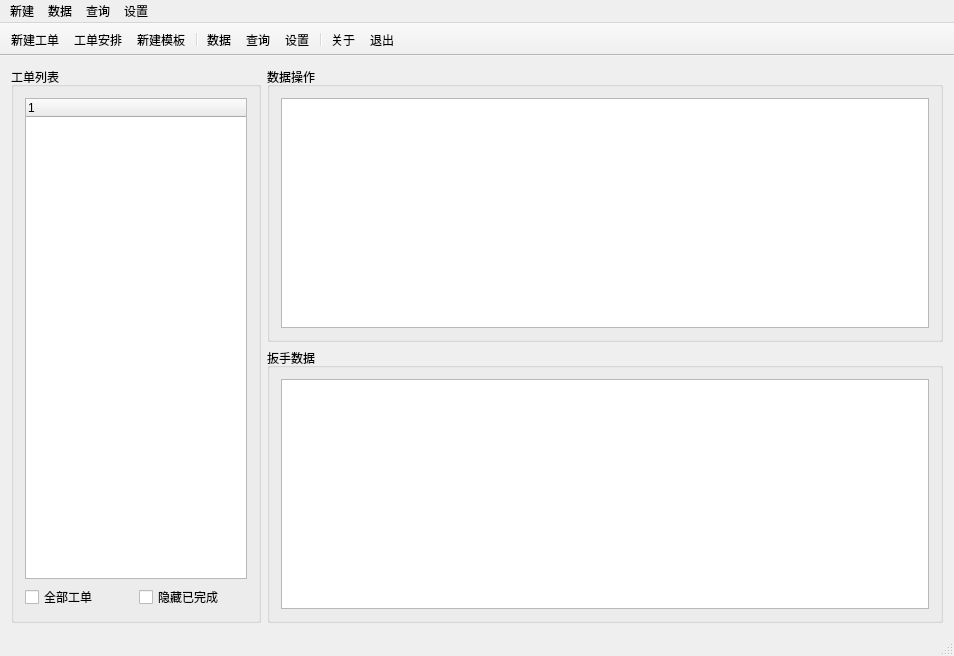
<?xml version="1.0" encoding="UTF-8"?>
<ui version="4.0">
 <class>MainWindow</class>
 <widget class="QMainWindow" name="MainWindow">
  <property name="geometry">
   <rect>
    <x>0</x>
    <y>0</y>
    <width>954</width>
    <height>656</height>
   </rect>
  </property>
  <property name="windowTitle">
   <string>紧固管理系统</string>
  </property>
  <property name="windowIcon">
   <iconset resource="icon.qrc">
    <normaloff>:/icons/TS.png</normaloff>:/icons/TS.png</iconset>
  </property>
  <property name="autoFillBackground">
   <bool>true</bool>
  </property>
  <property name="styleSheet">
   <string notr="true"/>
  </property>
  <property name="toolButtonStyle">
   <enum>Qt::ToolButtonTextUnderIcon</enum>
  </property>
  <widget class="QWidget" name="centralWidget">
   <layout class="QGridLayout" name="gridLayout_3">
    <item row="0" column="0" rowspan="2">
     <widget class="QGroupBox" name="groupBox">
      <property name="maximumSize">
       <size>
        <width>250</width>
        <height>16777215</height>
       </size>
      </property>
      <property name="title">
       <string>工单列表</string>
      </property>
      <layout class="QGridLayout" name="gridLayout">
       <item row="1" column="1">
        <widget class="QCheckBox" name="checkBox_2">
         <property name="text">
          <string>隐藏已完成</string>
         </property>
        </widget>
       </item>
       <item row="1" column="0">
        <widget class="QCheckBox" name="checkBox">
         <property name="text">
          <string>全部工单</string>
         </property>
        </widget>
       </item>
       <item row="0" column="0" colspan="2">
        <widget class="QTreeWidget" name="treeWidget">
         <column>
          <property name="text">
           <string notr="true">1</string>
          </property>
         </column>
        </widget>
       </item>
      </layout>
     </widget>
    </item>
    <item row="0" column="1">
     <widget class="QGroupBox" name="groupBox_2">
      <property name="title">
       <string>数据操作</string>
      </property>
      <layout class="QHBoxLayout" name="horizontalLayout">
       <item>
        <widget class="QTableView" name="tableView"/>
       </item>
      </layout>
     </widget>
    </item>
    <item row="1" column="1">
     <widget class="QGroupBox" name="groupBox_3">
      <property name="title">
       <string>扳手数据</string>
      </property>
      <layout class="QGridLayout" name="gridLayout_2">
       <item row="0" column="0">
        <widget class="QTableWidget" name="tableWidget"/>
       </item>
      </layout>
     </widget>
    </item>
   </layout>
  </widget>
  <widget class="QMenuBar" name="menuBar">
   <property name="geometry">
    <rect>
     <x>0</x>
     <y>0</y>
     <width>954</width>
     <height>26</height>
    </rect>
   </property>
   <widget class="QMenu" name="menuNew">
    <property name="title">
     <string>新建</string>
    </property>
    <addaction name="actNewJob"/>
    <addaction name="actNewTemp"/>
    <addaction name="actArrange"/>
   </widget>
   <widget class="QMenu" name="menuDB">
    <property name="title">
     <string>数据</string>
    </property>
    <addaction name="actNewDB"/>
    <addaction name="actOpenDB"/>
    <addaction name="actOutputExcel"/>
    <addaction name="actPrint"/>
   </widget>
   <widget class="QMenu" name="menuQuery">
    <property name="title">
     <string>查询</string>
    </property>
    <addaction name="actByJob"/>
    <addaction name="acByTool"/>
   </widget>
   <widget class="QMenu" name="menuSettings">
    <property name="title">
     <string>设置</string>
    </property>
    <addaction name="actSetWorker"/>
    <addaction name="actSetTool"/>
    <addaction name="actSetCoed"/>
    <addaction name="actLanguage"/>
   </widget>
   <addaction name="menuNew"/>
   <addaction name="menuDB"/>
   <addaction name="menuQuery"/>
   <addaction name="menuSettings"/>
  </widget>
  <widget class="QToolBar" name="mainToolBar">
   <property name="windowTitle">
    <string>紧固管理系统</string>
   </property>
   <property name="autoFillBackground">
    <bool>true</bool>
   </property>
   <property name="movable">
    <bool>false</bool>
   </property>
   <property name="iconSize">
    <size>
     <width>32</width>
     <height>32</height>
    </size>
   </property>
   <property name="toolButtonStyle">
    <enum>Qt::ToolButtonTextUnderIcon</enum>
   </property>
   <property name="floatable">
    <bool>false</bool>
   </property>
   <attribute name="toolBarArea">
    <enum>TopToolBarArea</enum>
   </attribute>
   <attribute name="toolBarBreak">
    <bool>false</bool>
   </attribute>
   <addaction name="actNewJob"/>
   <addaction name="actArrange"/>
   <addaction name="actNewTemp"/>
   <addaction name="separator"/>
   <addaction name="actDBs"/>
   <addaction name="actQuery"/>
   <addaction name="actSettings"/>
   <addaction name="separator"/>
   <addaction name="actAbout"/>
   <addaction name="acExit"/>
  </widget>
  <widget class="QStatusBar" name="statusBar"/>
  <action name="actNewJob">
   <property name="icon">
    <iconset resource="icon.qrc">
     <normaloff>:/icons/newJob.jpg</normaloff>:/icons/newJob.jpg</iconset>
   </property>
   <property name="text">
    <string>新建工单</string>
   </property>
  </action>
  <action name="actNewTemp">
   <property name="icon">
    <iconset resource="icon.qrc">
     <normaloff>:/icons/template.jpg</normaloff>:/icons/template.jpg</iconset>
   </property>
   <property name="text">
    <string>新建模板</string>
   </property>
  </action>
  <action name="actArrange">
   <property name="icon">
    <iconset resource="icon.qrc">
     <normaloff>:/icons/arrangement.JPG</normaloff>:/icons/arrangement.JPG</iconset>
   </property>
   <property name="text">
    <string>工单安排</string>
   </property>
  </action>
  <action name="actAbout">
   <property name="icon">
    <iconset resource="icon.qrc">
     <normaloff>:/icons/about.jpg</normaloff>:/icons/about.jpg</iconset>
   </property>
   <property name="text">
    <string>关于</string>
   </property>
  </action>
  <action name="actDBs">
   <property name="icon">
    <iconset resource="icon.qrc">
     <normaloff>:/icons/DBfile.jpg</normaloff>:/icons/DBfile.jpg</iconset>
   </property>
   <property name="text">
    <string>数据</string>
   </property>
  </action>
  <action name="actQuery">
   <property name="icon">
    <iconset resource="icon.qrc">
     <normaloff>:/icons/query.jpg</normaloff>:/icons/query.jpg</iconset>
   </property>
   <property name="text">
    <string>查询</string>
   </property>
  </action>
  <action name="actSettings">
   <property name="icon">
    <iconset resource="icon.qrc">
     <normaloff>:/icons/settings.jpg</normaloff>:/icons/settings.jpg</iconset>
   </property>
   <property name="text">
    <string>设置</string>
   </property>
  </action>
  <action name="actNewDB">
   <property name="icon">
    <iconset resource="icon.qrc">
     <normaloff>:/icons/common.png</normaloff>:/icons/common.png</iconset>
   </property>
   <property name="text">
    <string>新建数据库</string>
   </property>
  </action>
  <action name="actOpenDB">
   <property name="icon">
    <iconset resource="icon.qrc">
     <normaloff>:/icons/common.png</normaloff>:/icons/common.png</iconset>
   </property>
   <property name="text">
    <string>打开数据库</string>
   </property>
  </action>
  <action name="actOutputExcel">
   <property name="icon">
    <iconset resource="icon.qrc">
     <normaloff>:/icons/common.png</normaloff>:/icons/common.png</iconset>
   </property>
   <property name="text">
    <string>导出Excel</string>
   </property>
  </action>
  <action name="actPrint">
   <property name="icon">
    <iconset resource="icon.qrc">
     <normaloff>:/icons/common.png</normaloff>:/icons/common.png</iconset>
   </property>
   <property name="text">
    <string>打印</string>
   </property>
  </action>
  <action name="actByJob">
   <property name="icon">
    <iconset resource="icon.qrc">
     <normaloff>:/icons/common.png</normaloff>:/icons/common.png</iconset>
   </property>
   <property name="text">
    <string>按工单</string>
   </property>
  </action>
  <action name="acByTool">
   <property name="icon">
    <iconset resource="icon.qrc">
     <normaloff>:/icons/common.png</normaloff>:/icons/common.png</iconset>
   </property>
   <property name="text">
    <string>按工具</string>
   </property>
  </action>
  <action name="acExit">
   <property name="icon">
    <iconset resource="icon.qrc">
     <normaloff>:/icons/exit.jpg</normaloff>:/icons/exit.jpg</iconset>
   </property>
   <property name="text">
    <string>退出</string>
   </property>
  </action>
  <action name="actSetWorker">
   <property name="icon">
    <iconset resource="icon.qrc">
     <normaloff>:/icons/common.png</normaloff>:/icons/common.png</iconset>
   </property>
   <property name="text">
    <string>人员</string>
   </property>
  </action>
  <action name="actSetTool">
   <property name="icon">
    <iconset resource="icon.qrc">
     <normaloff>:/icons/common.png</normaloff>:/icons/common.png</iconset>
   </property>
   <property name="text">
    <string>工具</string>
   </property>
  </action>
  <action name="actSetCoed">
   <property name="icon">
    <iconset resource="icon.qrc">
     <normaloff>:/icons/common.png</normaloff>:/icons/common.png</iconset>
   </property>
   <property name="text">
    <string>代码</string>
   </property>
  </action>
  <action name="actLanguage">
   <property name="icon">
    <iconset resource="icon.qrc">
     <normaloff>:/icons/common.png</normaloff>:/icons/common.png</iconset>
   </property>
   <property name="text">
    <string>语言</string>
   </property>
   <property name="toolTip">
    <string>语言转换</string>
   </property>
  </action>
 </widget>
 <layoutdefault spacing="6" margin="11"/>
 <resources>
  <include location="icon.qrc"/>
 </resources>
 <connections/>
</ui>
